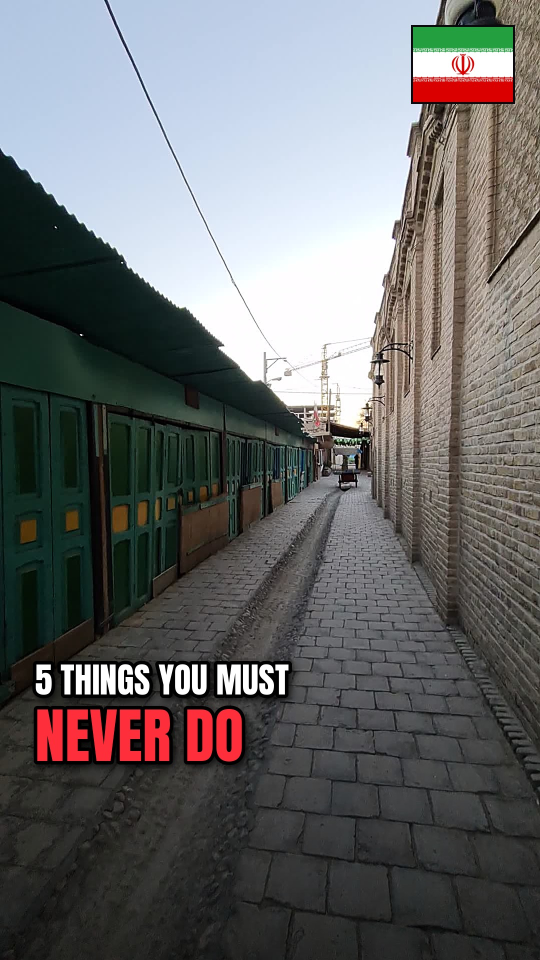
#> input picture bro_is_all_over/iran/thumb_dont.jpg, 1080 x 1920 px (shown at 1/2 size)
$ python -i build_long4.py   (imports and definitions only)
#> lines starting #> are read from the running program, lines starting #| are printed output that depends on the picture
import subprocess, json, os, sys
from concurrent.futures import ThreadPoolExecutor
from PIL import Image
# [2 lines not run here, left out]
P = lambda n: S[n]['start'] if n > 1 else 0.0
# [1 line that did not run here, left out]
M='wm/'; C='px/'
def ph(n,fx=.5,fy=.5,zs=1.0,ze=1.07): return ('P',M+n+'.jpg',dict(fx=fx,fy=fy,zs=zs,ze=ze))
def cl(i,ss=1.0,fy=.35): return ('C',C+f'{i}.mp4',dict(ss=ss,fy=fy))
LINES = {
 1:[ph('yakh_meybod'),cl(69326)],
 2:[cl(70872)],
 3:[ph('yakh_kashmar',.5,.6),cl(304330)],
 4:[cl(378232),cl(282513),cl(378609,1.0,.5)],
 6:[ph('n_a',.5,.5),cl(378551,1.0,.4)],
 7:[ph('shah',.5,.5),cl(378549,1.0,.4),ph('aliqapu',.5,.5)],
 8:[cl(378556,1.0,.5),ph('gate',.5,.5)],
 9:[cl(70875),ph('persep',.5,.5),cl(146047),ph('zigg',.5,.5)],
 10:[cl(345062),ph('haft',.5,.5)],
 11:[cl(257593),cl(249475)],
 12:[ph('tahdig',.5,.5),cl(267)],
 13:[cl(21822),cl(202876)],
 14:[cl(108018),cl(378560,1.0,.5)],
 15:[cl(378403,1.0,.5),ph('yazd_old',.5,.5)],
 16:[cl(378405,1.0,.5),ph('bad_haram',.5,.4),cl(131776)],
 17:[cl(89831),cl(76367)],
 18:[ph('qan_gon2',.5,.45),cl(197780)],
 19:[ph('qan_09',.5,.5),cl(216013)],
 20:[ph('qan_gon',.5,.5),cl(243560),ph('qan_clock',.5,.55)],
 21:[cl(203923),ph('ice_meybod3')],
 22:[cl(378268,1.0,.4),ph('damavand',.5,.5),cl(125695)],
 23:[ph('lut_a',.5,.5),cl(284566),ph('lut_b',.5,.5),cl(303749)],
 24:[cl(141424),cl(51077)],
 25:[cl(80193)],
}
plan=[]
def seg(n,items):
    a=P(n); b=P(n+1) if n<25 else FIN_START
    if n==4: b=MAP_START
    k=len(items)
    for i,it in enumerate(items):
        plan.append((f's{n:02d}{chr(97+i)}',it,round(a+(b-a)*i/k,3),round(a+(b-a)*(i+1)/k,3)))
# [3 lines not run here, left out]
ENC=['-c:v','libx264','-crf','17','-preset','veryfast']
def probe(src):
    w,h=[int(x) for x in subprocess.run(['ffprobe','-v','error','-select_streams','v:0','-show_entries','stream=width,height','-of','csv=p=0:s=x',src],capture_output=True,text=True).stdout.strip().split('x')[:2]]
    return w,h
def render(p):
    nm,it,a,b=p; d=round(b-a,3); out=f'{OUT}/{nm}.mp4'
    if it[0]=='MAP':
        subprocess.run(['ffmpeg','-loglevel','error','-y','-i','intro_map.mp4','-vf','tpad=stop_mode=clone:stop_duration=2,fps=30','-t',str(d),'-an']+ENC+[out],check=True); return
    kind,src,pr=it
    if not os.path.exists(src): print('MANQUE',nm,src); return
    n=int(d*30)+2
    if kind=='C':
        w,h=probe(src); ss=pr.get('ss',1.0); fy=pr.get('fy',.35)
        if h>w:
            vf=(f"scale=1920:-2:flags=lanczos,crop=1920:1080:x=0:y='(ih-1080)*({fy}+0.25*t/{d})',fps=30,format=yuv420p")
        else:
            vf=("scale=2112:1188:force_original_aspect_ratio=increase,crop=1920:1080:x='(iw-1920)*(t/%s)':y='(ih-1080)/2',fps=30,format=yuv420p"%d)
        subprocess.run(['ffmpeg','-loglevel','error','-y','-ss',str(ss),'-i',src,'-t',str(d),'-vf',"tpad=stop_mode=clone:stop_duration=2,"+vf,'-an']+ENC+[out],check=True); return
    if kind=='D':   # schema : graphique plein cadre sur fond uni (regle 85, les graphiques gardent leur mise en page)
        im=Image.open(src).convert('RGB'); k=1040/im.height; im=im.resize((int(im.width*k),1040),Image.LANCZOS)
        bg=Image.new('RGB',(1920,1080),(244,242,238)); bg.paste(im,((1920-im.width)//2,20)); bg.save('v4/diagram.png')
        subprocess.run(['ffmpeg','-loglevel','error','-y','-loop','1','-framerate','30','-t',str(d),'-i','v4/diagram.png','-vf','format=yuv420p','-an']+ENC+[out],check=True); return
    zs,ze,fx,fy=pr['zs'],pr['ze'],pr['fx'],pr['fy']; z=f"{zs}+({ze}-{zs})*on/{n}"
    fc=(f"[0:v]scale=3840:2160:force_original_aspect_ratio=increase:flags=lanczos,crop=3840:2160:x='(iw-3840)*{fx}':y='(ih-2160)*{fy}',"
        f"zoompan=z='{z}':x='(iw-iw/zoom)/2':y='(ih-ih/zoom)/2':d=1:s=1920x1080:fps=30,format=yuv420p")
    subprocess.run(['ffmpeg','-loglevel','error','-y','-loop','1','-framerate','30','-t',str(d),'-i',src,'-vf',fc,'-t',str(d),'-an']+ENC+[out],check=True)
def run(p):
    try: render(p)
    except Exception as e: print('ECHEC',p[0],str(e)[:80])
# [18 lines not run here, left out]

>>> import cv2
>>> picture = cv2.imread('../thumb_dont.jpg', cv2.IMREAD_GRAYSCALE)
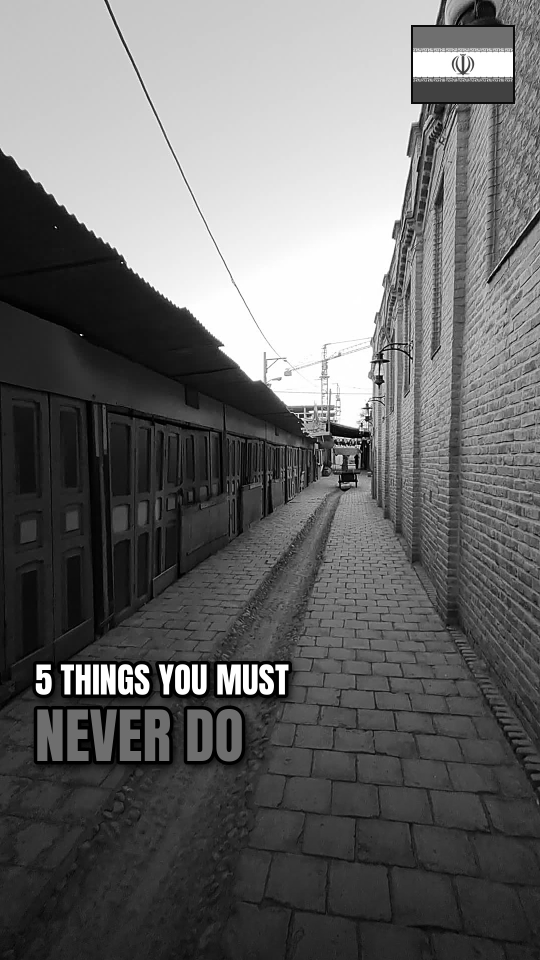
#> picture: shape (1920, 1080) (shown at 1/2 size); min 0, max 255, mean 105.4
#> (the run stopped early here; a loop or call above may not have finished)

$ run again, on bro_is_all_over/iran/thumb_long_v4.jpg
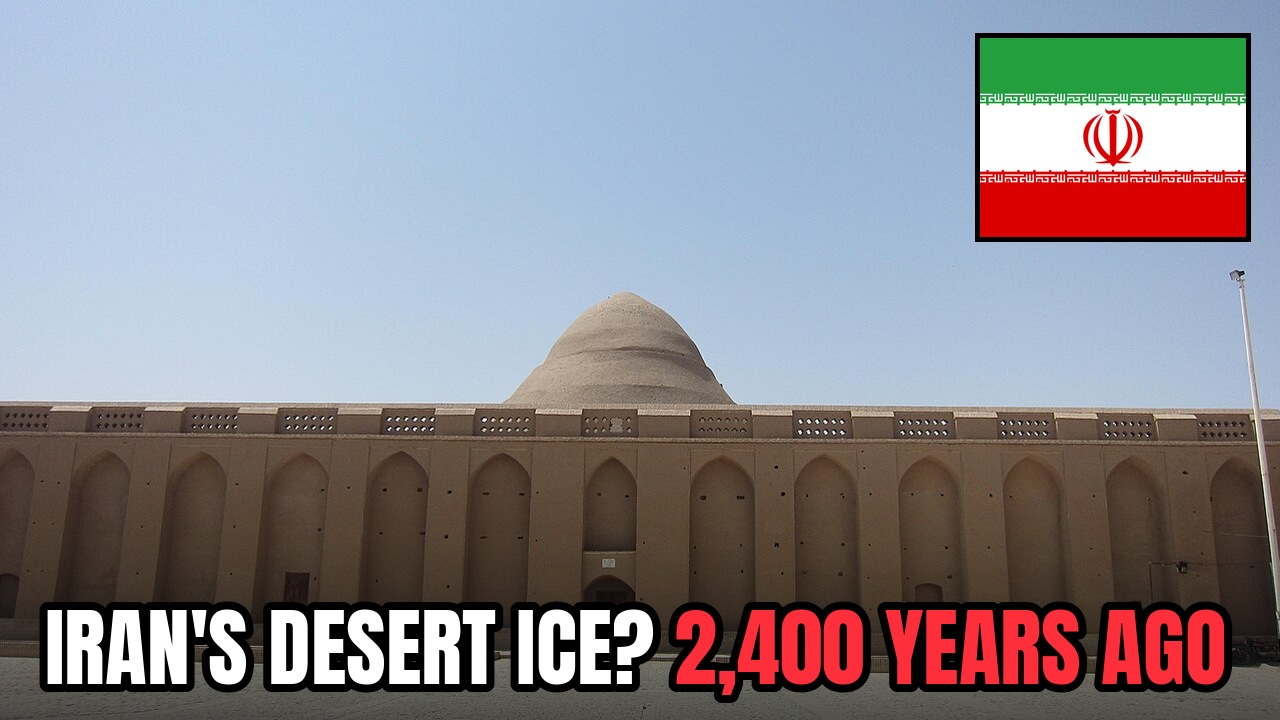
#> input picture bro_is_all_over/iran/thumb_long_v4.jpg, 1280 x 720 px
#> `picture = cv2.imread('../thumb_dont.jpg', cv2.IMREAD_GRAYSCALE)`:
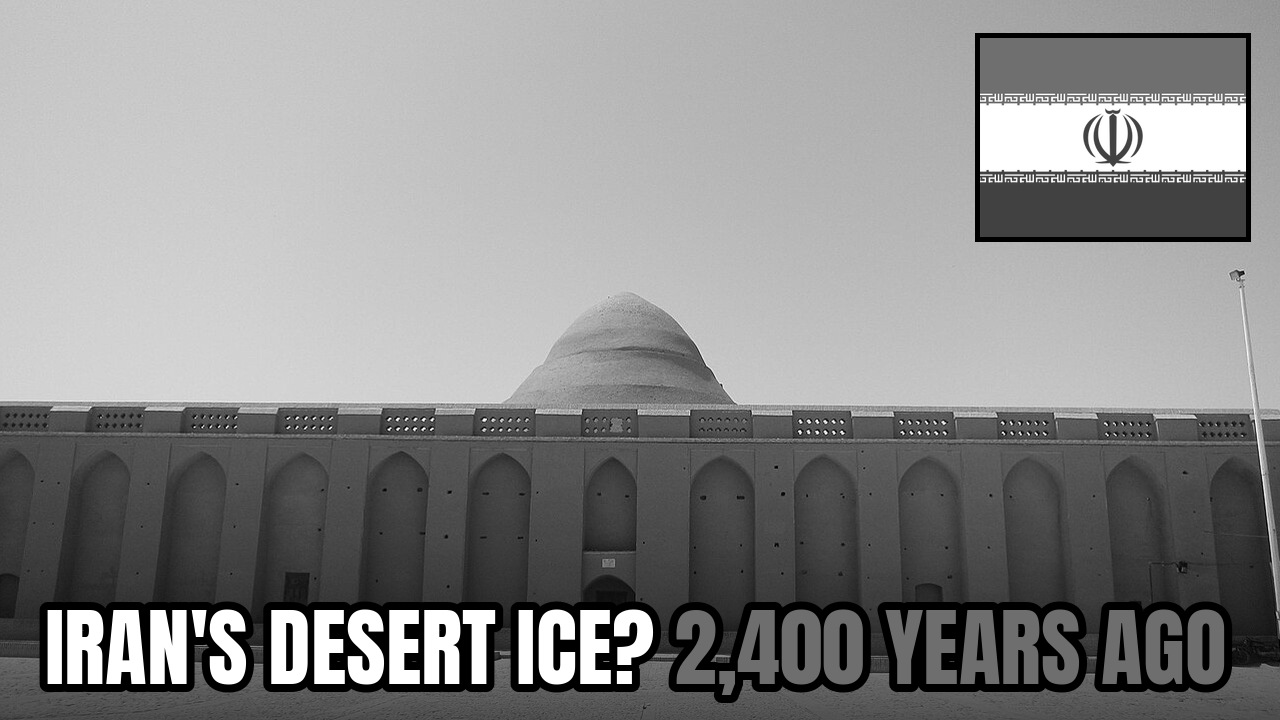
#> picture: shape (720, 1280); min 0, max 255, mean 138.2

$ run again, on bro_is_all_over/iran/thumb_long_v5.jpg
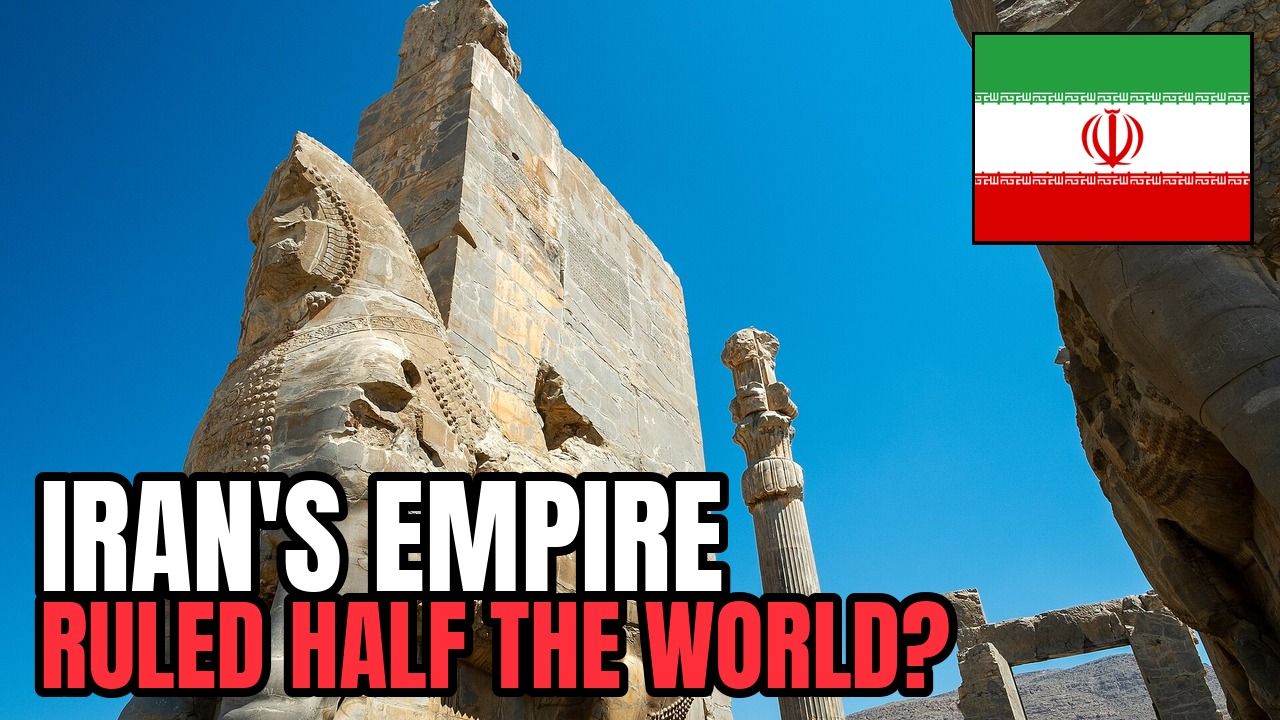
#> input picture bro_is_all_over/iran/thumb_long_v5.jpg, 1280 x 720 px
#> `picture = cv2.imread('../thumb_dont.jpg', cv2.IMREAD_GRAYSCALE)`:
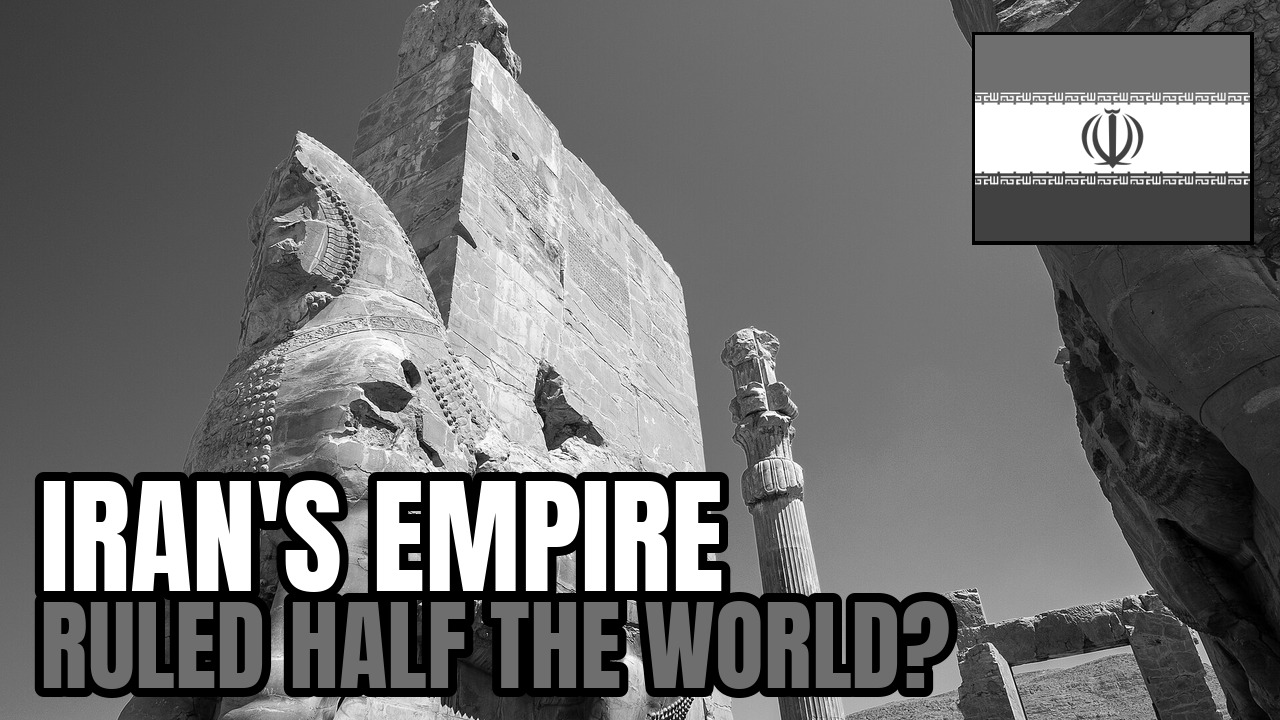
#> picture: shape (720, 1280); min 0, max 255, mean 110.3

$ run again, on bro_is_all_over/iran/thumb_long_v6.jpg
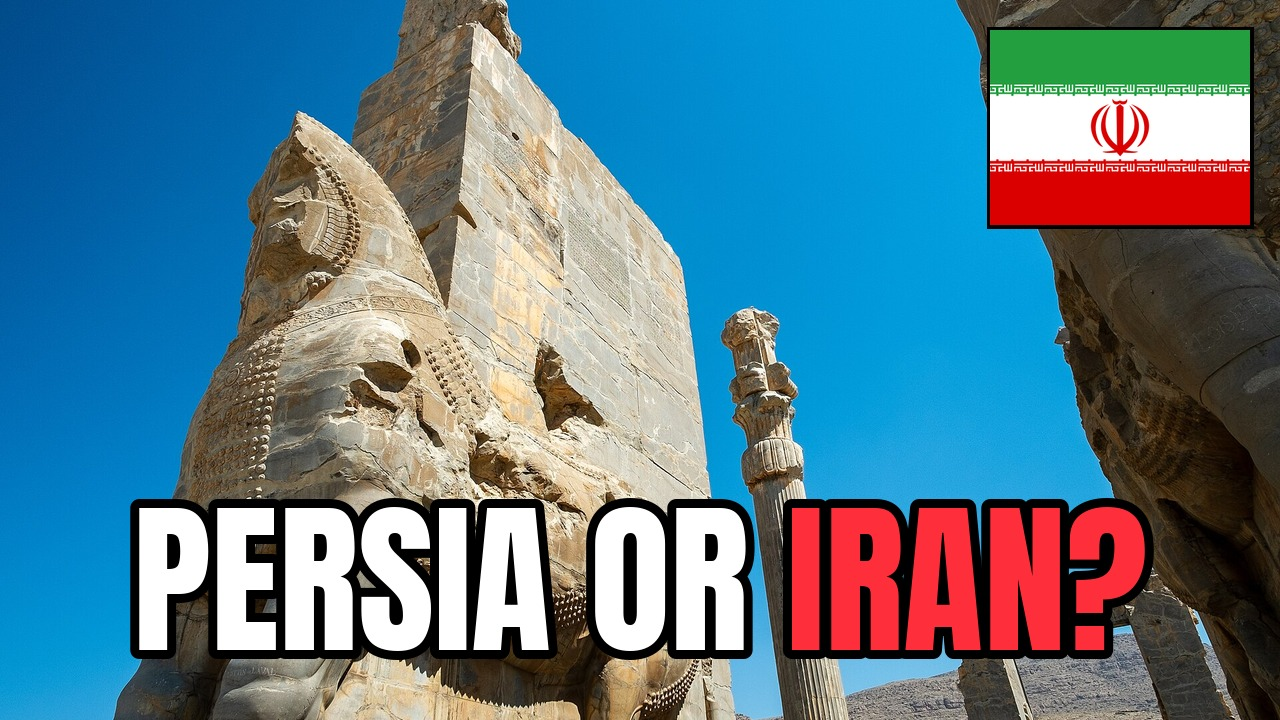
#> input picture bro_is_all_over/iran/thumb_long_v6.jpg, 1280 x 720 px
#> `picture = cv2.imread('../thumb_dont.jpg', cv2.IMREAD_GRAYSCALE)`:
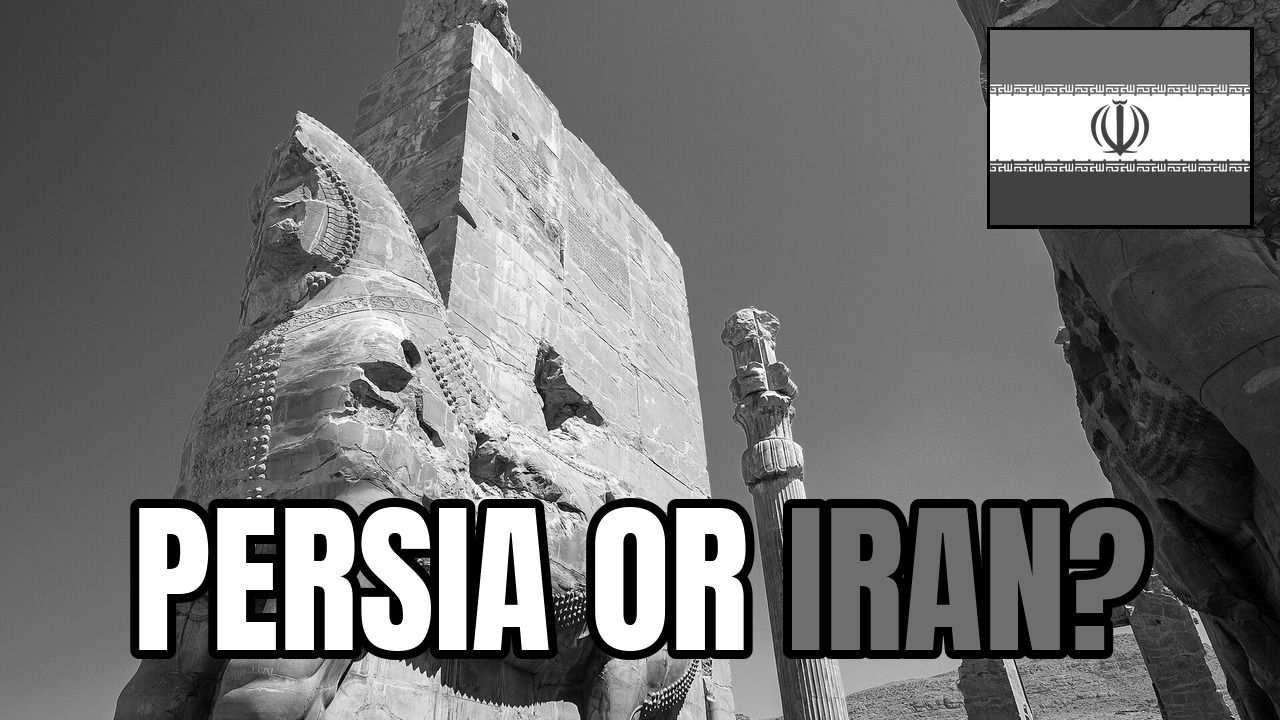
#> picture: shape (720, 1280); min 0, max 255, mean 114
